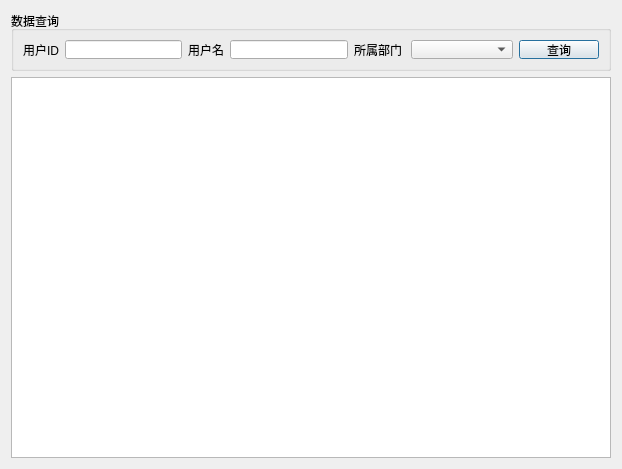
<?xml version="1.0" encoding="UTF-8"?>
<ui version="4.0">
 <class>UserInfoMng</class>
 <widget class="QDialog" name="UserInfoMng">
  <property name="geometry">
   <rect>
    <x>0</x>
    <y>0</y>
    <width>618</width>
    <height>469</height>
   </rect>
  </property>
  <property name="windowTitle">
   <string>用户管理</string>
  </property>
  <layout class="QVBoxLayout" name="verticalLayout">
   <item>
    <widget class="QGroupBox" name="groupBox">
     <property name="minimumSize">
      <size>
       <width>600</width>
       <height>60</height>
      </size>
     </property>
     <property name="maximumSize">
      <size>
       <width>600</width>
       <height>60</height>
      </size>
     </property>
     <property name="title">
      <string>数据查询</string>
     </property>
     <layout class="QHBoxLayout" name="horizontalLayout_3" stretch="2,2,2,1">
      <item>
       <layout class="QHBoxLayout" name="horizontalLayout">
        <item>
         <widget class="QLabel" name="label">
          <property name="text">
           <string>用户ID</string>
          </property>
         </widget>
        </item>
        <item>
         <widget class="QLineEdit" name="le_id"/>
        </item>
       </layout>
      </item>
      <item>
       <layout class="QHBoxLayout" name="horizontalLayout_2">
        <item>
         <widget class="QLabel" name="label_2">
          <property name="text">
           <string>用户名</string>
          </property>
         </widget>
        </item>
        <item>
         <widget class="QLineEdit" name="le_name"/>
        </item>
       </layout>
      </item>
      <item>
       <layout class="QHBoxLayout" name="horizontalLayout_4" stretch="1,2">
        <item>
         <widget class="QLabel" name="label_3">
          <property name="text">
           <string>所属部门</string>
          </property>
         </widget>
        </item>
        <item>
         <widget class="QComboBox" name="cm_dept"/>
        </item>
       </layout>
      </item>
      <item>
       <widget class="QPushButton" name="btnQuery">
        <property name="text">
         <string>查询</string>
        </property>
       </widget>
      </item>
     </layout>
     <zorder></zorder>
     <zorder>btnQuery</zorder>
     <zorder></zorder>
     <zorder></zorder>
    </widget>
   </item>
   <item>
    <widget class="QTableView" name="tvIns">
     <property name="enabled">
      <bool>true</bool>
     </property>
     <property name="contextMenuPolicy">
      <enum>Qt::CustomContextMenu</enum>
     </property>
     <property name="editTriggers">
      <set>QAbstractItemView::NoEditTriggers</set>
     </property>
     <property name="selectionMode">
      <enum>QAbstractItemView::ExtendedSelection</enum>
     </property>
     <property name="selectionBehavior">
      <enum>QAbstractItemView::SelectRows</enum>
     </property>
    </widget>
   </item>
  </layout>
 </widget>
 <resources/>
 <connections/>
</ui>
